Frame 1 (no input): blank canvas, image omitted
Frame 60 (the mouse pressed at the canvas centre just before this capture): blank canvas, image omitted
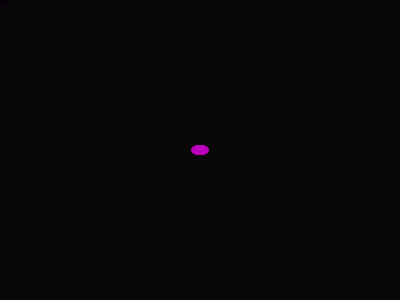
Frame 120 (the mouse held since frame 60 and released just before this capture)

The Processing sketch whose frames 1 and 60 were blank and that drew this single picture after the mouse press (run headless with seeded random() and noise(); from frame 60 on, the mouse is pressed at the canvas centre):

// Processing sketch: processing_149878
// ── processing_149878.pde

void setup() {
  size(400,300);
  frameRate(30);
  noStroke();
}

void draw() {
  fill(200,0,200);
  ellipse(mouseX,mouseY,17,10);
  
  fill(0,15); 
  rect(0,0,width,height);
}
